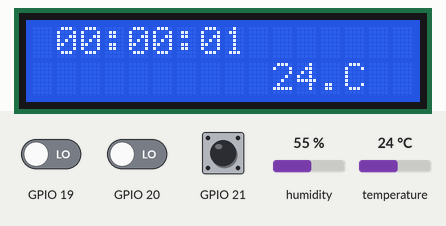
Simulated run of this sketch. Board: ESP32. Parts: 16×2 character LCD. Inputs (shaded band) come from the test bench; at power-on: temperature 24 °C, GPIO 19 LOW, GPIO 21 LOW, GPIO 20 LOW, humidity 55 %.

Above: at 1.2 s.
1.3 s: temperature set to 11 °C
At 2.9 s:
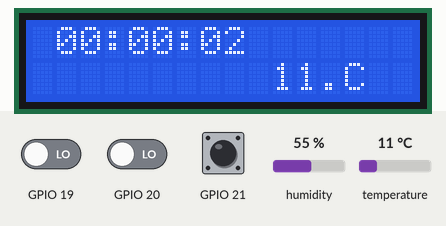
4.6 s: temperature set to 8 °C
At 8.6 s:
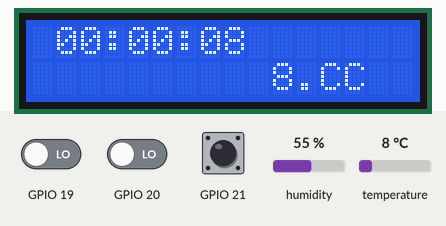
8.7 s: GPIO 19 driven HIGH
10.2 s: GPIO 19 driven LOW
At 12.0 s:
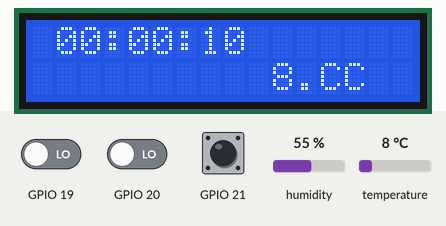
12.7 s: temperature set to 12 °C
At 14.1 s:
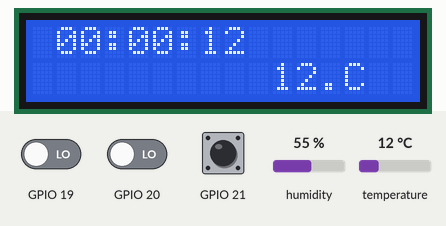
15.8 s: GPIO 21 pulsed HIGH 5 times (0.12 s each, 0.3 s apart)
At 18.1 s:
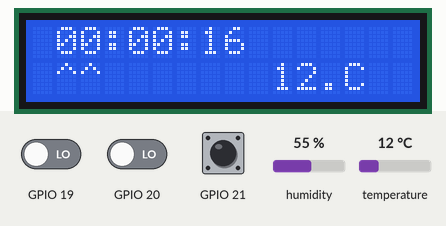
Timing chart, 0 to 19.6 s (numbered marks = the images above; inputs shaded):
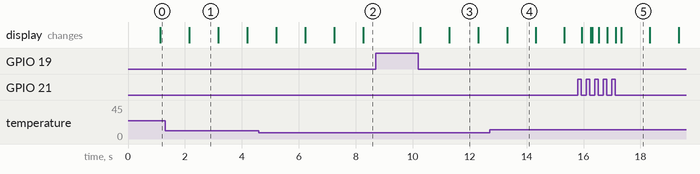

Measured:
- the behaviour switches between 10 and 9 °C on temperature (found by bisection; images 1 and 2)
- after the input at 4.6 s, the display: first changes after 0.61 s (image 2 shows a later state)
- after the input at 8.7 s, every drawn part: stays the same
- after the input at 10.2 s, the display: first changes after 0.06 s (image 3 shows a later state)
- after the input at 12.7 s, the display: changes after 0.62 s (image 4)
- after the input at 15.8 s, the display: first changes after 0.14 s (image 5 shows a later state)
- what the display in image 1 shows lasts 1.1 s, from 2.1 s to 3.2 s

The sketch:

Lab3.ino
```cpp
#include <LiquidCrystal_I2C.h>
#include <Wire.h>
#include <SimpleDHT.h>

#define I2C_SDA 17
#define I2C_SCL 18

LiquidCrystal_I2C lcd(0x27, 16, 2);

int pinDHT11 = 14;
SimpleDHT11 dht11(pinDHT11);

int now=0;
int current,prev;
int h,m,s;

int set=0;

byte temperature = 0;
byte humidity = 0;
int err = SimpleDHTErrSuccess;

void setup() {
  Wire.begin(I2C_SDA, I2C_SCL);
  lcd.init();
  lcd.backlight();
  current=millis();
  prev=millis();
  if ((err = dht11.read(pinDHT11, &temperature, &humidity, NULL)) != SimpleDHTErrSuccess) {
    temperature=0;
  }
  pinMode(21, INPUT);
  pinMode(20, INPUT);
  pinMode(19, INPUT);
}

void loop() {
  current=millis();
  if(current-prev>1000){
    now++;
    prev=millis();
    if ((err = dht11.read(pinDHT11, &temperature, &humidity, NULL)) != SimpleDHTErrSuccess) {
      temperature=0;
    }
  }
  if(digitalRead(21) == HIGH){
    set=(set+1)%4;
    while(digitalRead(21) == HIGH){
      int a=1;
    }
  }
  if(digitalRead(20) == HIGH){
    if(set==1){
        now+=3600;
    }else if(set==2){
        now+=60;
    }else if(set==3){
        now+=1;
    }
    while(digitalRead(20) == HIGH){
      int a=1;
    }
  }
  if(digitalRead(19) == HIGH){
    if(set==1&&now>=3600){
        now-=3600;
    }else if(set==2&&now>=60){
        now-=60;
    }else if(set==3&&now>=1){
        now-=1;
    }
    while(digitalRead(19) == HIGH){
      int a=1;
    }
  }
  h=now/3600;
  m=(now%3600)/60;
  s=now%60;
  lcd.setCursor(1,0);
  if(h<10){
    lcd.print('0');
  }
  lcd.print(h);
  lcd.print(':');
  if(m<10){
    lcd.print('0');
  }
  lcd.print(m);
  lcd.print(':');
  if(s<10){
    lcd.print('0');
  }
  lcd.print(s);
  lcd.setCursor(1,1);
  if(set==1){
    lcd.print("^^      ");
  }else if(set==2){
    lcd.print("   ^^   ");
  }else if(set==3){
    lcd.print("      ^^");
  }else{
    lcd.print("        ");
  }
  lcd.setCursor(10,1);
  lcd.print((int) temperature);
  lcd.print(".C");
}
```
